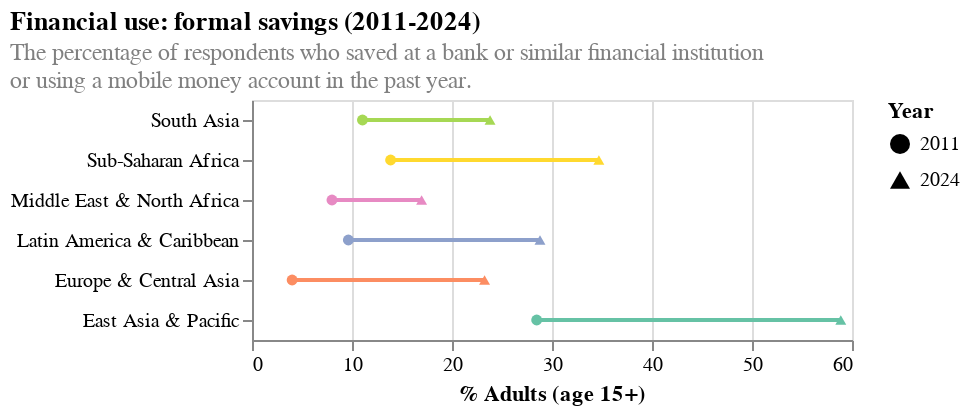

Notebook code cell kept with this figure:
### Code cell
def region_savings(df): 
    """
    Generates a connected dot plot to show percentage of respondented who saved using formal methods
    
    Input: pl.DataFrame: A DataFrame
    
    Return: alt.Chart: The generated Altair dot plot.
    """

    savings_df = df.filter((pl.col('year') == 2011) | (pl.col('year') == 2024))

    subtitle_lines = [
        'The percentage of respondents who saved at a bank or similar financial institution', 
        'or using a mobile money account in the past year.'
    ]

    region_savings = alt.Chart(savings_df).mark_line(point=True).encode(
        y = alt.Y('clean_region_name:N', title = '', sort = region_order),
        x = alt.X('fin17a_17a1_d:Q', title = '% Adults (age 15+)'),
        color = alt.Color('clean_region_name', legend = None).scale(scheme = 'set2'),
        shape = alt.Shape('year:O', title = 'Year', scale=alt.Scale(
            domain=[2011,2024],
            range=['circle', 'triangle-up']
              ))
    ).properties(
        title = alt.TitleParams(
            text = 'Financial use: formal savings (2011-2024)',
            subtitle = subtitle_lines,
            subtitleColor = 'gray',
            subtitleFontSize=12,
            align = 'left')).configure_title(
            anchor='start')


    return region_savings


# save as svg
region_savings(filter_regions(process_data())).save('../milestones/static-draft-images/region_savings_new.svg', 
                                                             ppi=200)

### Figure 1 — Vega-Lite specification as saved in the notebook (floating-point values rounded to 4 significant figures)
{"config": {"view": {"continuousWidth": 300, "continuousHeight": 300}, "title": {"anchor": "start"}}, "data": {"name": "data-48c9905812d798bfbbaea1c9361434e7"}, "mark": {"type": "line", "point": true}, "encoding": {"color": {"field": "clean_region_name", "legend": null, "scale": {"scheme": "set2"}, "type": "nominal"}, "shape": {"field": "year", "scale": {"domain": [2011, 2024], "range": ["circle", "triangle-up"]}, "title": "Year", "type": "ordinal"}, "x": {"field": "fin17a_17a1_d", "title": "% Adults (age 15+)", "type": "quantitative"}, "y": {"field": "clean_region_name", "sort": ["South Asia", "Sub-Saharan Africa", "Middle East & North Africa", "Latin America & Caribbean", "Europe & Central Asia", "East Asia & Pacific"], "title": "", "type": "nominal"}}, "title": {"text": "Financial use: formal savings (2011-2024)", "align": "left", "subtitle": ["The percentage of respondents who saved at a bank or similar financial institution", "or using a mobile money account in the past year."], "subtitleColor": "gray", "subtitleFontSize": 12}, "$schema": "https://vega.github.io/schema/vega-lite/v5.20.1.json", "datasets": {"data-48c9905812d798bfbbaea1c9361434e7": [{"countrynewwb": "East Asia & Pacific (excluding high income)", "codewb": "EAP", "year": 2011, "pop_adult": "NA", "regionwb24_hi": "NA", "incomegroupwb24": "NA", "group": "all", "group2": "all", "account_t_d": 54.99, "fiaccount_t_d": 54.99, "mobileaccount_t_d": null, "fin11a": null, "fin11b": null, "fin11c": null, "fin11f": null, "fin11d": null, "fin11e": null, "fin14a": null, "fin14b": null, "fin14c": null, "fin14d": null, "fin26a": null, "fin26b": null, "fin27a": null, "g20_made": null, "fin17f": null, "fin17a_17a1_d": 28.47, "fin17a": 28.47, "fin17b": null, "fin17c": null, "fin24aSD_ND": null, "clean_region_name": "East Asia & Pacific"}, {"countrynewwb": "Europe & Central Asia (excluding high income)", "codewb": "ECA", "year": 2011, "pop_adult": "NA", "regionwb24_hi": "NA", "incomegroupwb24": "NA", "group": "all", "group2": "all", "account_t_d": 44.43, "fiaccount_t_d": 44.43, "mobileaccount_t_d": null, "fin11a": null, "fin11b": null, "fin11c": null, "fin11f": null, "fin11d": null, "fin11e": null, "fin14a": null, "fin14b": null, "fin14c": null, "fin14d": null, "fin26a": null, "fin26b": null, "fin27a": null, "g20_made": null, "fin17f": null, "fin17a_17a1_d": 4.014, "fin17a": 4.014, "fin17b": null, "fin17c": null, "fin24aSD_ND": null, "clean_region_name": "Europe & Central Asia"}, {"countrynewwb": "Middle East & North Africa (excluding high income)", "codewb": "MNA", "year": 2011, "pop_adult": "NA", "regionwb24_hi": "NA", "incomegroupwb24": "NA", "group": "all", "group2": "all", "account_t_d": 32.96, "fiaccount_t_d": 32.96, "mobileaccount_t_d": null, "fin11a": null, "fin11b": null, "fin11c": null, "fin11f": null, "fin11d": null, "fin11e": null, "fin14a": null, "fin14b": null, "fin14c": null, "fin14d": null, "fin26a": null, "fin26b": null, "fin27a": null, "g20_made": null, "fin17f": null, "fin17a_17a1_d": 7.999, "fin17a": 7.999, "fin17b": null, "fin17c": null, "fin24aSD_ND": null, "clean_region_name": "Middle East & North Africa"}, {"countrynewwb": "Sub-Saharan Africa (excluding high income)", "codewb": "SSA", "year": 2011, "pop_adult": "NA", "regionwb24_hi": "NA", "incomegroupwb24": "NA", "group": "all", "group2": "all", "account_t_d": 23.31, "fiaccount_t_d": 23.31, "mobileaccount_t_d": null, "fin11a": null, "fin11b": null, "fin11c": null, "fin11f": null, "fin11d": null, "fin11e": null, "fin14a": null, "fin14b": null, "fin14c": null, "fin14d": null, "fin26a": null, "fin26b": null, "fin27a": null, "g20_made": null, "fin17f": null, "fin17a_17a1_d": 13.86, "fin17a": 13.86, "fin17b": null, "fin17c": null, "fin24aSD_ND": null, "clean_region_name": "Sub-Saharan Africa"}, {"countrynewwb": "East Asia & Pacific (excluding high income)", "codewb": "EAP", "year": 2024, "pop_adult": "NA", "regionwb24_hi": "NA", "incomegroupwb24": "NA", "group": "all", "group2": "all", "account_t_d": 83.34, "fiaccount_t_d": 82.19, "mobileaccount_t_d": 6.906, "fin11a": 15.53, "fin11b": 17.99, "fin11c": 13.09, "fin11f": 7.685, "fin11d": 24.53, "fin11e": 19.25, "fin14a": null, "fin14b": null, "fin14c": null, "fin14d": null, "fin26a": 62.31, "fin26b": 64.9, "fin27a": 56.62, "g20_made": 39.93, "fin17f": 36.64, "fin17a_17a1_d": 58.88, "fin17a": 57.59, "fin17b": 3.595, "fin17c": 20.28, "fin24aSD_ND": 77.52, "clean_region_name": "East Asia & Pacific"}, {"countrynewwb": "Europe & Central Asia (excluding high income)", "codewb": "ECA", "year": 2024, "pop_adult": "NA", "regionwb24_hi": "NA", "incomegroupwb24": "NA", "group": "all", "group2": "all", "account_t_d": 77.85, "fiaccount_t_d": 77.58, "mobileaccount_t_d": 10.67, "fin11a": 4.343, "fin11b": 4.43, "fin11c": 5.168, "fin11f": 4.881, "fin11d": 8.068, "fin11e": 14.21, "fin14a": null, "fin14b": null, "fin14c": null, "fin14d": null, "fin26a": 42.19, "fin26b": 33.86, "fin27a": 26.19, "g20_made": 51.18, "fin17f": 10.45, "fin17a_17a1_d": 23.26, "fin17a": 22.07, "fin17b": 4.573, "fin17c": 8.363, "fin24aSD_ND": 63.99, "clean_region_name": "Europe & Central Asia"}, {"countrynewwb": "Middle East & North Africa (excluding high income)", "codewb": "MNA", "year": 2024, "pop_adult": "NA", "regionwb24_hi": "NA", "incomegroupwb24": "NA", "group": "all", "group2": "all", "account_t_d": 52.91, "fiaccount_t_d": 49.97, "mobileaccount_t_d": 10.71, "fin11a": 7.702, "fin11b": 15.49, "fin11c": 6.97, "fin11f": 12.22, "fin11d": 50.8, "fin11e": 14.67, "fin14a": null, "fin14b": null, "fin14c": null, "fin14d": null, "fin26a": 14.15, "fin26b": 14.98, "fin27a": 9.984, "g20_made": 16.57, "fin17f": 4.454, "fin17a_17a1_d": 16.96, "fin17a": 14.47, "fin17b": 4.145, "fin17c": 7.969, "fin24aSD_ND": 60.09, "clean_region_name": "Middle East & North Africa"}, {"countrynewwb": "Sub-Saharan Africa (excluding high income)", "codewb": "SSA", "year": 2024, "pop_adult": "NA", "regionwb24_hi": "NA", "incomegroupwb24": "NA", "group": "all", "group2": "all", "account_t_d": 58.18, "fiaccount_t_d": 37.85, "mobileaccount_t_d": 39.99, "fin11a": 17.77, "fin11b": 7.987, "fin11c": 13.06, "fin11f": 7.557, "fin11d": 31.33, "fin11e": 15.78, "fin14a": 15.32, "fin14b": 12.58, "fin14c": 14.79, "fin14d": 31.57, "fin26a": 15.57, "fin26b": 6.776, "fin27a": 4.326, "g20_made": 44.59, "fin17f": 6.152, "fin17a_17a1_d": 34.69, "fin17a": 19.7, "fin17b": 22.82, "fin17c": 28.1, "fin24aSD_ND": 41.32, "clean_region_name": "Sub-Saharan Africa"}, {"countrynewwb": "Latin America & Caribbean (excluding high income)", "codewb": "LAC", "year": 2011, "pop_adult": "NA", "regionwb24_hi": "NA", "incomegroupwb24": "NA", "group": "all", "group2": "all", "account_t_d": 39.48, "fiaccount_t_d": 39.48, "mobileaccount_t_d": null, "fin11a": null, "fin11b": null, "fin11c": null, "fin11f": null, "fin11d": null, "fin11e": null, "fin14a": null, "fin14b": null, "fin14c": null, "fin14d": null, "fin26a": null, "fin26b": null, "fin27a": null, "g20_made": null, "fin17f": null, "fin17a_17a1_d": 9.638, "fin17a": 9.638, "fin17b": null, "fin17c": null, "fin24aSD_ND": null, "clean_region_name": "Latin America & Caribbean"}, {"countrynewwb": "South Asia", "codewb": "SAS", "year": 2011, "pop_adult": "NA", "regionwb24_hi": "NA", "incomegroupwb24": "NA", "group": "all", "group2": "all", "account_t_d": 32.2, "fiaccount_t_d": 32.2, "mobileaccount_t_d": null, "fin11a": null, "fin11b": null, "fin11c": null, "fin11f": null, "fin11d": null, "fin11e": null, "fin14a": null, "fin14b": null, "fin14c": null, "fin14d": null, "fin26a": null, "fin26b": null, "fin27a": null, "g20_made": null, "fin17f": null, "fin17a_17a1_d": 11.05, "fin17a": 11.05, "fin17b": null, "fin17c": null, "fin24aSD_ND": null, "clean_region_name": "South Asia"}, {"countrynewwb": "Latin America & Caribbean (excluding high income)", "codewb": "LAC", "year": 2024, "pop_adult": "NA", "regionwb24_hi": "NA", "incomegroupwb24": "NA", "group": "all", "group2": "all", "account_t_d": 69.72, "fiaccount_t_d": 66.42, "mobileaccount_t_d": 37.28, "fin11a": 14.81, "fin11b": 19.32, "fin11c": 9.945, "fin11f": 10.82, "fin11d": 10.95, "fin11e": 14.39, "fin14a": null, "fin14b": null, "fin14c": null, "fin14d": null, "fin26a": 34.76, "fin26b": 27.31, "fin27a": 23.77, "g20_made": 50.81, "fin17f": 7.446, "fin17a_17a1_d": 28.8, "fin17a": 24.16, "fin17b": 19.38, "fin17c": 8.4, "fin24aSD_ND": 54.65, "clean_region_name": "Latin America & Caribbean"}, {"countrynewwb": "South Asia", "codewb": "SAS", "year": 2024, "pop_adult": "NA", "regionwb24_hi": "NA", "incomegroupwb24": "NA", "group": "all", "group2": "all", "account_t_d": 77.57, "fiaccount_t_d": 75.32, "mobileaccount_t_d": 21.93, "fin11a": 7.947, "fin11b": 10.34, "fin11c": 5.933, "fin11f": 5.441, "fin11d": 16.45, "fin11e": 8.947, "fin14a": null, "fin14b": null, "fin14c": null, "fin14d": null, "fin26a": 13.66, "fin26b": 13.8, "fin27a": 7.145, "g20_made": 28.01, "fin17f": 5.838, "fin17a_17a1_d": 23.8, "fin17a": 20.65, "fin17b": 9.692, "fin17c": 13.09, "fin24aSD_ND": 31.37, "clean_region_name": "South Asia"}]}}
